Frame 1 (no input): blank canvas, image omitted
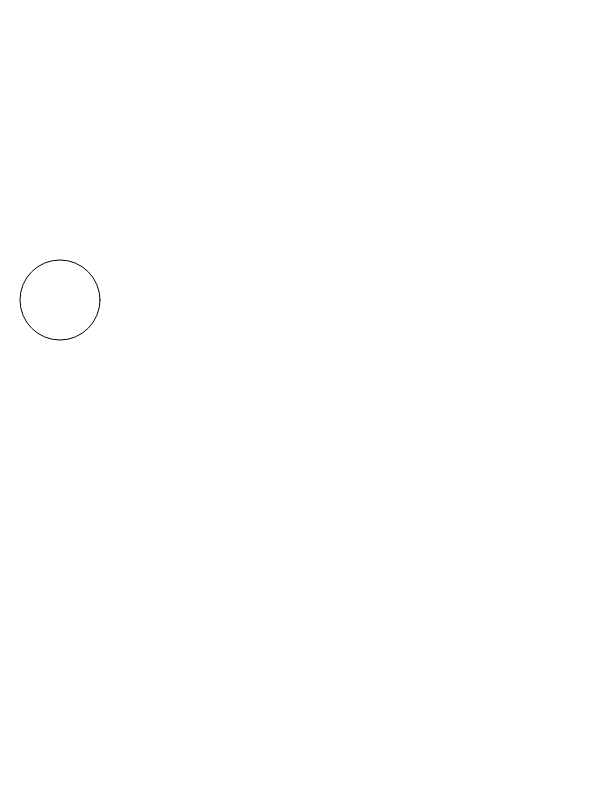
Frame 60 (no input)
Frame 120 (the mouse pressed at the canvas centre since frame 60): identical to frame 60, image omitted

The p5.js sketch that drew this single still picture (run headless with seeded random() and noise() and a simulated clock; from frame 60 on, the mouse is pressed at the canvas centre):

// p5.js sketch
// ── sketch.js
var x = 0;
var y = 300;
var forward = true;

function setup() {
  createCanvas(600, 800);
}

function draw() {
  background(255);
  if (mouseIsPressed) {
  	if(forward){
  		forward=false;
  	}else{
  		forward=true;
  	}
  }
  
  if (forward) {
    x++;
  } else {
    x--;
  }
  circle(x, y, 80);
}
